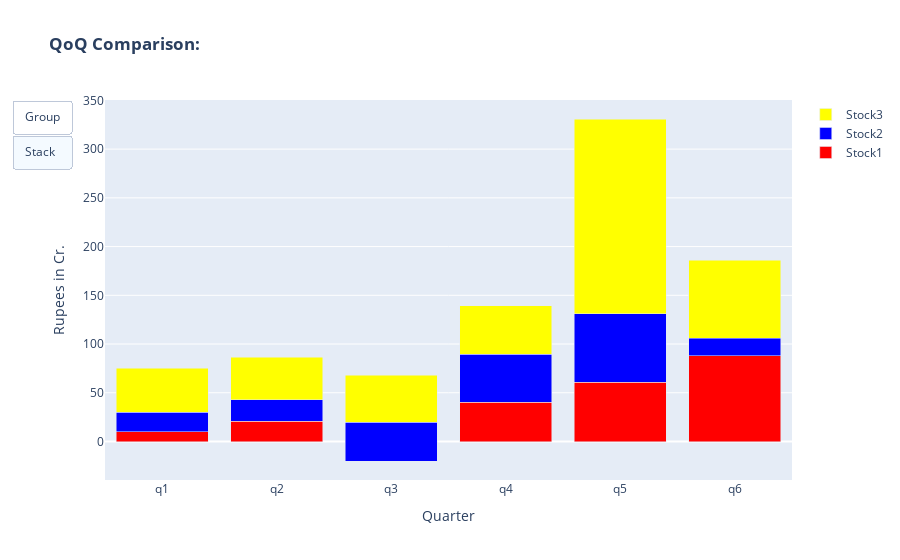

Notebook code cell kept with this figure:
### Code cell
fig1 = go.Figure()

x =  profit_df.index

y1 = profit_df['Stock1']
y2 = profit_df['Stock2']
y3 = profit_df['Stock3']

fig1.add_trace(go.Bar(x=x, y=y1, name='Stock1', marker_color ="red"))
fig1.add_trace(go.Bar(x=x, y=y2, name='Stock2', marker_color ="blue"))
fig1.add_trace(go.Bar(x=x, y=y3, name='Stock3', marker_color ="yellow"))



plot_title = '<b> QoQ Comparison: </b>'

fig1.update_layout(
        title=plot_title,
        xaxis_title='Quarter',
        yaxis_title='Rupees in Cr.')


updatemenus=[
    dict(
        type="buttons",
        buttons=list([
            dict(
                label="Group",
                method="relayout",
                args=[{"barmode": "group"}]
            ),
            dict(
                label="Stack",
                method="relayout",
                args=[{"barmode": "stack"}]
            )
        ])
    )
]

#fig.update_traces(marker_color='green')


fig1.update_layout(updatemenus=updatemenus)


fig1.show()

### Figure 1 — Plotly figure (JSON) as saved in the notebook; plotly's stock layout.template omitted (floating-point values rounded to 4 significant figures)
{"data": [{"marker": {"color": "red"}, "name": "Stock1", "type": "bar", "x": ["q1", "q2", "q3", "q4", "q5", "q6"], "y": [10, 20.6, -20, 40.5, 60.9, 88]}, {"marker": {"color": "blue"}, "name": "Stock2", "type": "bar", "x": ["q1", "q2", "q3", "q4", "q5", "q6"], "y": [20, 22, 40, 49, 70, 98]}, {"marker": {"color": "yellow"}, "name": "Stock3", "type": "bar", "x": ["q1", "q2", "q3", "q4", "q5", "q6"], "y": [45, 44, 48, 50, 200, -80]}], "layout": {"autosize": true, "barmode": "stack", "title": {"text": "<b> QoQ Comparison: </b>"}, "updatemenus": [{"active": 1, "buttons": [{"args": [{"barmode": "group"}], "label": "Group", "method": "relayout"}, {"args": [{"barmode": "stack"}], "label": "Stack", "method": "relayout"}], "type": "buttons"}], "xaxis": {"autorange": true, "range": [-0.5, 5.5], "title": {"text": "Quarter"}, "type": "category"}, "yaxis": {"autorange": true, "range": [-39.49, 350.4], "title": {"text": "Rupees in Cr."}, "type": "linear"}}}
